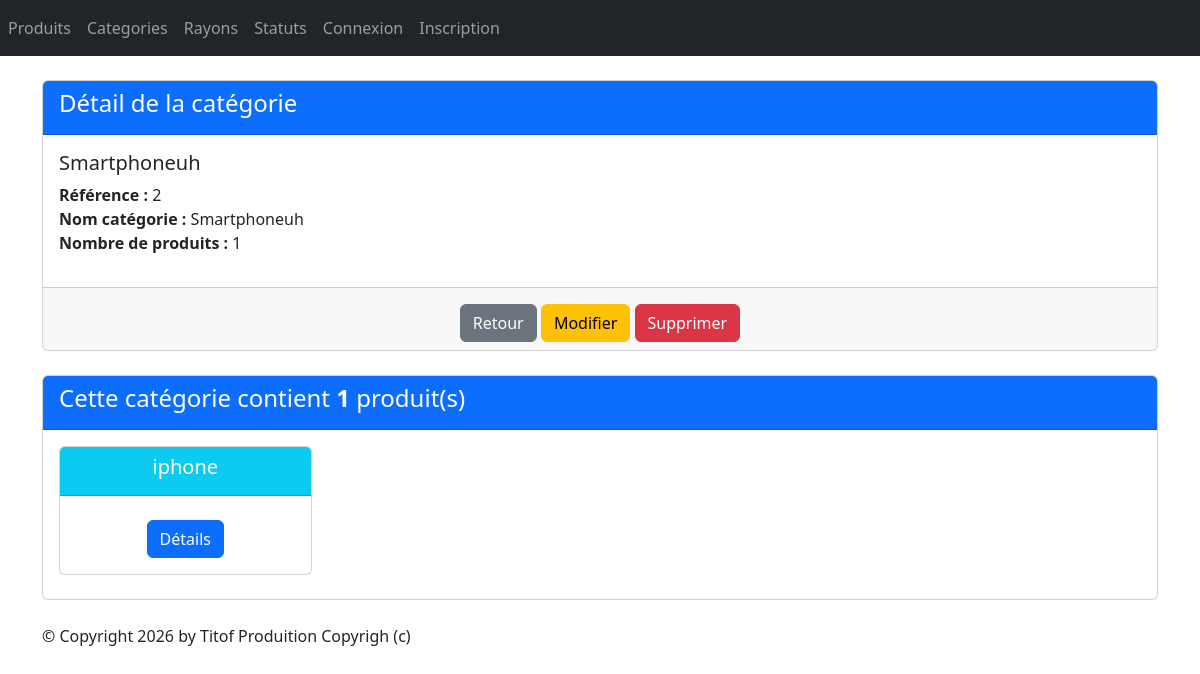
Before: /monApp/categorie/2/ with the older database file.
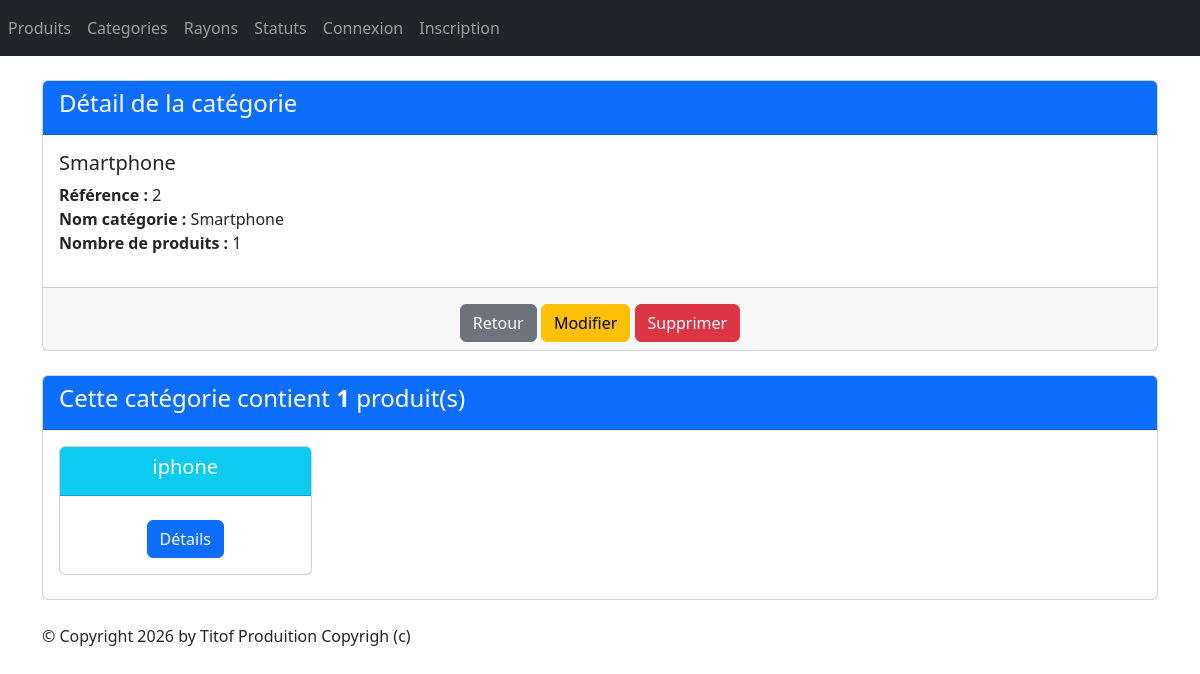
After: the same page with the newer database file.
### monApp/models.py (models this page shows, shortened)
class Categorie(models.Model):
    idCat = models.AutoField(primary_key=True)
    nomCat = models.CharField(max_length=100)

### monApp/views.py (the view)
# urls.py: path("categorie/<int:pk>/",views.CategorieDetailView.as_view(), name='detailCategorie'),
class CategorieDetailView(DetailView):
    model = Categorie
    template_name = "monApp/detail_categorie.html"
    context_object_name = "ctr"
    def get_queryset(self):
        return Categorie.objects.annotate(nb_produits=Count('produit_categorie'))
    def get_context_data(self, **kwargs):
        context = super(CategorieDetailView, self).get_context_data(**kwargs)
        context['titremenu'] = "Détail de la catégorie"
        context['produits'] = self.object.produit_categorie.all()
        return context

### monApp/templates/monApp/detail_categorie.html
{% extends 'monApp/base.html' %}
{% block contenu %}
<div class="card mb-4">
    <div class="card-header bg-primary text-white">
        <h4>Détail de la catégorie</h4>
    </div>
    <div class="card-body">
        <h5 class="card-title">{{ ctr.nomCat }}</h5>
        <ul class="list-unstyled">
            <li><strong>Référence :</strong> {{ ctr.idCat }}</li>
            <li><strong>Nom catégorie :</strong> {{ ctr.nomCat }}</li>
            <li><strong>Nombre de produits :</strong> {{ ctr.nb_produits }}</li>
        </ul>
    </div>
    <div class="card-footer text-center">
        <a href="{% url 'ListeCategories' %}" class="btn btn-secondary mt-2">Retour</a>
        <a href="{% url 'modificationCategorie' ctr.idCat %}" class="btn btn-warning mt-2">Modifier</a>
        <a href="{% url 'suppressionCategorie' ctr.idCat %}" class="btn btn-danger mt-2">Supprimer</a>
    </div>
</div>
    <div class="card mb-4">
        <div class="card-header bg-primary text-white">
            <h4>Cette catégorie contient <strong>{{ ctr.nb_produits }}</strong> produit(s)</h4>
        </div>
        <div class="card-body">
            <div class="row">
                {% if produits %}
                    {% for prdt in produits %}
                        <div class="col-sm-3">
                            <div class="card mb-2 text-center">
                                <div class="card-header bg-info text-white">
                                    <h5 class="card-title">{{ prdt.intituleProd }}</h5>
                                </div>
                                <div class="card-body">
                                    <a href="{% url 'detailProduit' prdt.refProd %}" class="btn btn-primary mt-2">Détails</a>
                                </div>
                            </div>
                        </div>
                    {% endfor %}
                {% else %}
                    <p class="text-muted">Aucun produit trouvé pour cette catégorie.</p>
                {% endif %}
            </div>
        </div>
    </div>
    {% endblock %}

Changed rows visible on the page:
changed Categorie id 2: nomCat "Smartphoneuh" → "Smartphone"
